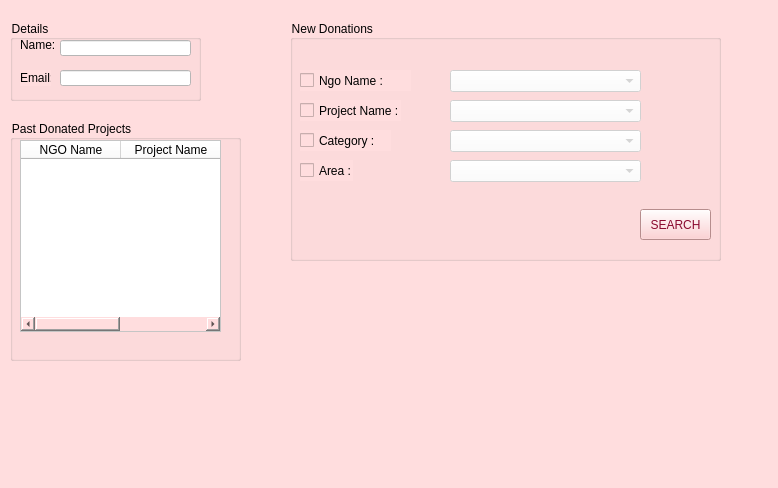
<?xml version="1.0" encoding="UTF-8"?>
<ui version="4.0">
 <class>MainWindow</class>
 <widget class="QMainWindow" name="MainWindow">
  <property name="geometry">
   <rect>
    <x>0</x>
    <y>0</y>
    <width>778</width>
    <height>488</height>
   </rect>
  </property>
  <property name="windowTitle">
   <string>MainWindow</string>
  </property>
  <property name="styleSheet">
   <string notr="true">background-color: rgb(255, 221, 222);</string>
  </property>
  <widget class="QWidget" name="centralwidget">
   <widget class="QGroupBox" name="groupBox">
    <property name="geometry">
     <rect>
      <x>10</x>
      <y>20</y>
      <width>191</width>
      <height>81</height>
     </rect>
    </property>
    <property name="title">
     <string>Details</string>
    </property>
    <widget class="QLabel" name="label">
     <property name="geometry">
      <rect>
       <x>10</x>
       <y>20</y>
       <width>35</width>
       <height>10</height>
      </rect>
     </property>
     <property name="text">
      <string>Name:</string>
     </property>
    </widget>
    <widget class="QLineEdit" name="lineEdit">
     <property name="geometry">
      <rect>
       <x>50</x>
       <y>20</y>
       <width>131</width>
       <height>16</height>
      </rect>
     </property>
     <property name="styleSheet">
      <string notr="true">background-color:white;</string>
     </property>
    </widget>
    <widget class="QLabel" name="label_2">
     <property name="geometry">
      <rect>
       <x>10</x>
       <y>50</y>
       <width>31</width>
       <height>16</height>
      </rect>
     </property>
     <property name="text">
      <string>Email:</string>
     </property>
    </widget>
    <widget class="QLineEdit" name="lineEdit_2">
     <property name="geometry">
      <rect>
       <x>50</x>
       <y>50</y>
       <width>131</width>
       <height>16</height>
      </rect>
     </property>
     <property name="styleSheet">
      <string notr="true">background-color:white;</string>
     </property>
    </widget>
   </widget>
   <widget class="QGroupBox" name="groupBox_2">
    <property name="geometry">
     <rect>
      <x>10</x>
      <y>120</y>
      <width>231</width>
      <height>241</height>
     </rect>
    </property>
    <property name="title">
     <string>Past Donated Projects</string>
    </property>
    <widget class="QTableWidget" name="tableWidget">
     <property name="geometry">
      <rect>
       <x>10</x>
       <y>20</y>
       <width>201</width>
       <height>192</height>
      </rect>
     </property>
     <property name="styleSheet">
      <string notr="true">background-color:white;</string>
     </property>
     <column>
      <property name="text">
       <string>NGO Name</string>
      </property>
     </column>
     <column>
      <property name="text">
       <string>Project Name</string>
      </property>
     </column>
    </widget>
   </widget>
   <widget class="QGroupBox" name="groupBox_3">
    <property name="geometry">
     <rect>
      <x>290</x>
      <y>20</y>
      <width>431</width>
      <height>241</height>
     </rect>
    </property>
    <property name="title">
     <string>New Donations </string>
    </property>
    <widget class="QCheckBox" name="checkBox">
     <property name="geometry">
      <rect>
       <x>10</x>
       <y>50</y>
       <width>111</width>
       <height>21</height>
      </rect>
     </property>
     <property name="text">
      <string>Ngo Name : </string>
     </property>
    </widget>
    <widget class="QCheckBox" name="checkBox_2">
     <property name="geometry">
      <rect>
       <x>10</x>
       <y>80</y>
       <width>101</width>
       <height>21</height>
      </rect>
     </property>
     <property name="text">
      <string>Project Name :</string>
     </property>
    </widget>
    <widget class="QCheckBox" name="checkBox_3">
     <property name="geometry">
      <rect>
       <x>10</x>
       <y>110</y>
       <width>91</width>
       <height>21</height>
      </rect>
     </property>
     <property name="text">
      <string>Category : </string>
     </property>
    </widget>
    <widget class="QCheckBox" name="checkBox_4">
     <property name="geometry">
      <rect>
       <x>10</x>
       <y>140</y>
       <width>53</width>
       <height>21</height>
      </rect>
     </property>
     <property name="text">
      <string>Area : </string>
     </property>
    </widget>
    <widget class="QPushButton" name="SearchButton">
     <property name="geometry">
      <rect>
       <x>350</x>
       <y>189</y>
       <width>71</width>
       <height>31</height>
      </rect>
     </property>
     <property name="styleSheet">
      <string notr="true">color: rgb(138, 9, 47);
background-color:rgb(255, 197, 198);;</string>
     </property>
     <property name="text">
      <string>SEARCH</string>
     </property>
    </widget>
    <widget class="QComboBox" name="comboBox_2">
     <property name="enabled">
      <bool>false</bool>
     </property>
     <property name="geometry">
      <rect>
       <x>160</x>
       <y>50</y>
       <width>191</width>
       <height>22</height>
      </rect>
     </property>
     <property name="styleSheet">
      <string notr="true">background-color:white;</string>
     </property>
    </widget>
    <widget class="QComboBox" name="comboBox_3">
     <property name="enabled">
      <bool>false</bool>
     </property>
     <property name="geometry">
      <rect>
       <x>160</x>
       <y>80</y>
       <width>191</width>
       <height>22</height>
      </rect>
     </property>
     <property name="styleSheet">
      <string notr="true">background-color:white;</string>
     </property>
    </widget>
    <widget class="QComboBox" name="comboBox_4">
     <property name="enabled">
      <bool>false</bool>
     </property>
     <property name="geometry">
      <rect>
       <x>160</x>
       <y>110</y>
       <width>191</width>
       <height>22</height>
      </rect>
     </property>
     <property name="styleSheet">
      <string notr="true">background-color:white;</string>
     </property>
    </widget>
    <widget class="QComboBox" name="comboBox_5">
     <property name="enabled">
      <bool>false</bool>
     </property>
     <property name="geometry">
      <rect>
       <x>160</x>
       <y>140</y>
       <width>191</width>
       <height>22</height>
      </rect>
     </property>
     <property name="styleSheet">
      <string notr="true">background-color:white;</string>
     </property>
    </widget>
   </widget>
   <widget class="QLabel" name="label_10">
    <property name="geometry">
     <rect>
      <x>10</x>
      <y>390</y>
      <width>131</width>
      <height>51</height>
     </rect>
    </property>
    <property name="text">
     <string/>
    </property>
    <property name="pixmap">
     <pixmap>../Logo.png</pixmap>
    </property>
    <property name="scaledContents">
     <bool>true</bool>
    </property>
   </widget>
  </widget>
  <widget class="QMenuBar" name="menubar">
   <property name="geometry">
    <rect>
     <x>0</x>
     <y>0</y>
     <width>778</width>
     <height>36</height>
    </rect>
   </property>
  </widget>
  <widget class="QStatusBar" name="statusbar"/>
 </widget>
 <resources/>
 <connections/>
</ui>
